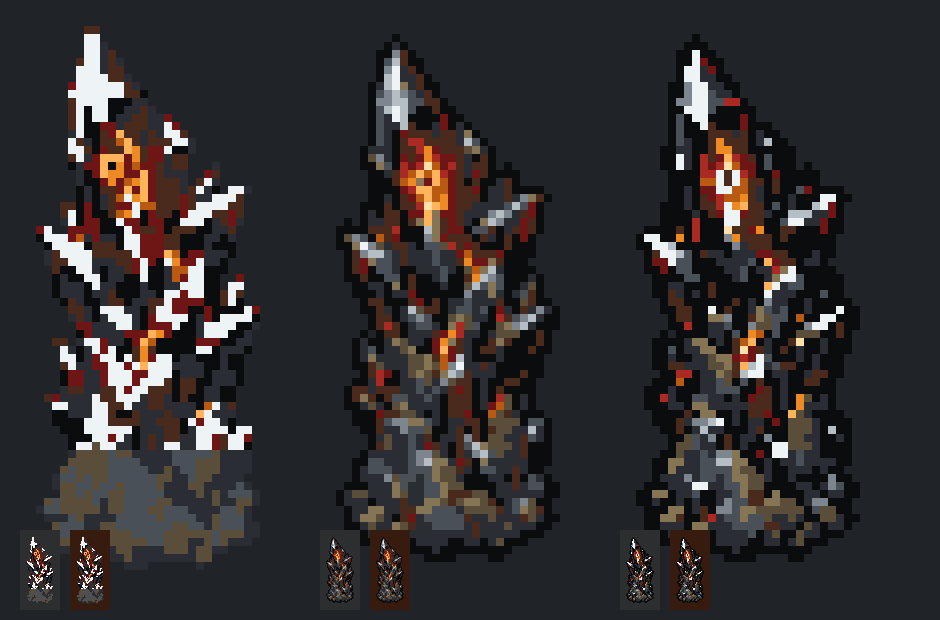
#> input picture art/items/raw_originium_downscale_tests.png, 940 x 620 px
$ python reduce_generated.py ../items/raw_originium_downscale_tests.png ../items/raw_originium_downscale_tests.png
#> lines starting #> are read from the running program, lines starting #| are printed output that depends on the picture
"""Convert imagegen relic drafts to the 72 px binary-alpha game grid.

The source PNGs remain available alongside each batch for visual review.
"""

import argparse
from collections import Counter
from pathlib import Path

from PIL import Image


SIZE = 72
CONTENT = 64
OUTLINE = (11, 12, 13, 255)


def luminance(color: tuple[int, int, int]) -> float:
    r, g, b = color
    return 0.2126 * r + 0.7152 * g + 0.0722 * b


def lift_highlights(image: Image.Image) -> None:
    pixels = image.load()
    colors = Counter(
        pixels[x, y][:3]
        for y in range(SIZE)
        for x in range(SIZE)
        if pixels[x, y][3] and pixels[x, y] != OUTLINE
    )
    total = sum(1 for pixel in image.get_flattened_data() if pixel[3])
    bright = sum(count for color, count in colors.items() if luminance(color) >= 153)
    target = (total * 16 + 99) // 100
    changes = {}
    for color, count in sorted(colors.items(), key=lambda item: luminance(item[0]), reverse=True):
        if bright >= target:
            break
        light = luminance(color)
        if light >= 153:
            continue
        blend = (160 - light) / (255 - light)
        changes[color] = tuple(round(channel + (255 - channel) * blend) for channel in color)
        bright += count
    for y in range(SIZE):
        for x in range(SIZE):
            pixel = pixels[x, y]
            updated = changes.get(pixel[:3]) if pixel[3] else None
            if updated is not None:
                pixels[x, y] = (*updated, 255)


def reduce_icon(source: Path, target: Path) -> None:
    original = Image.open(source).convert("RGBA")
#> original is the input picture: PIL image 940x620 RGBA; mean R, G, B, A 50.1, 46.8, 47.2, 255
    mask = original.getchannel("A").point(lambda value: 255 if value >= 160 else 0)
#> mask: PIL image 940x620 L; every value is 255
    bounds = mask.getbbox()
#> bounds = (0, 0, 940, 620)
    if bounds is None:
        raise ValueError(f"No opaque pixels in {source}")
    cropped = original.crop(bounds)
    mask = mask.crop(bounds)
    ratio = min(CONTENT / cropped.width, CONTENT / cropped.height)
#> ratio = 0.0681
    dimensions = (max(1, round(cropped.width * ratio)), max(1, round(cropped.height * ratio)))
#> dimensions = (64, 42)
    cropped = cropped.resize(dimensions, Image.Resampling.NEAREST)
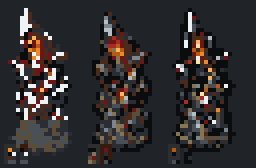
#> cropped: PIL image 64x42 RGBA (shown 4 times larger); mean R, G, B, A 49.6, 46.6, 47, 255
    mask = mask.resize(dimensions, Image.Resampling.NEAREST)
#> mask: PIL image 64x42 L; every value is 255

    # Quantize only visible RGB data, so transparent canvas pixels do not
    # consume the limited 24-color budget.
#> (the run stopped early here; a loop or call above may not have finished)
